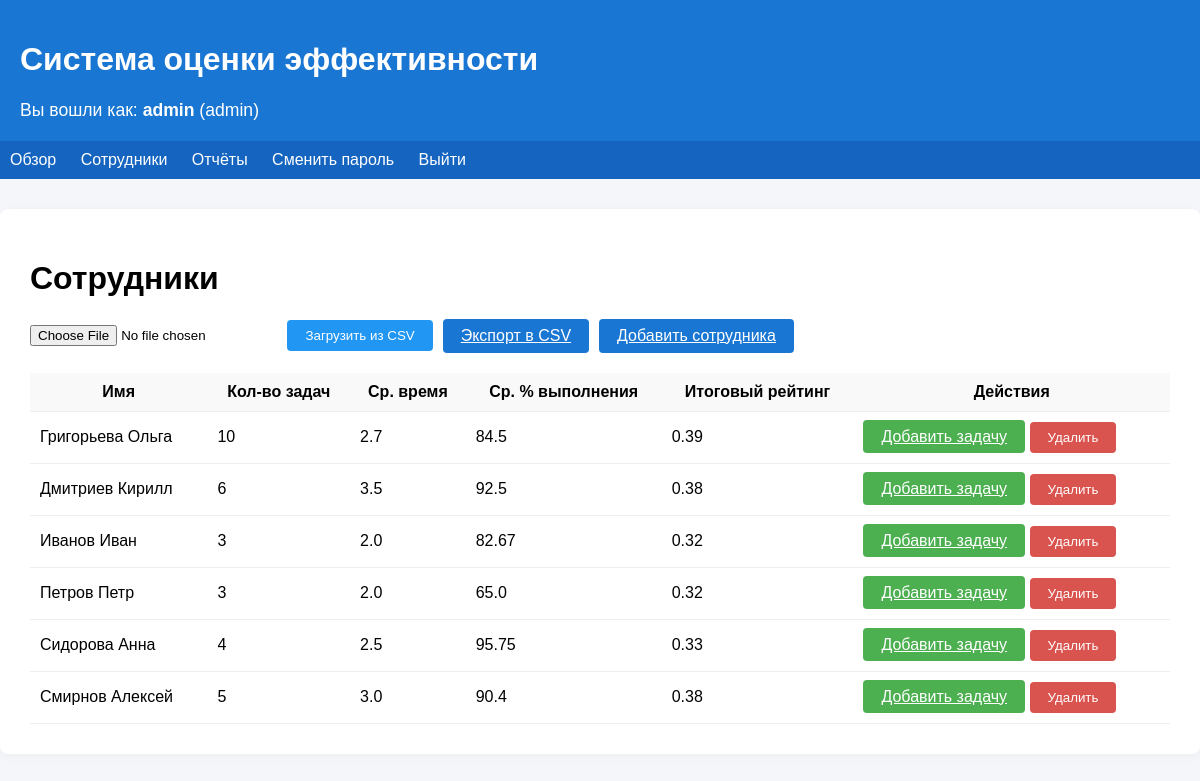
/auth/employees (signed in), run on an earlier commit of the app's database.
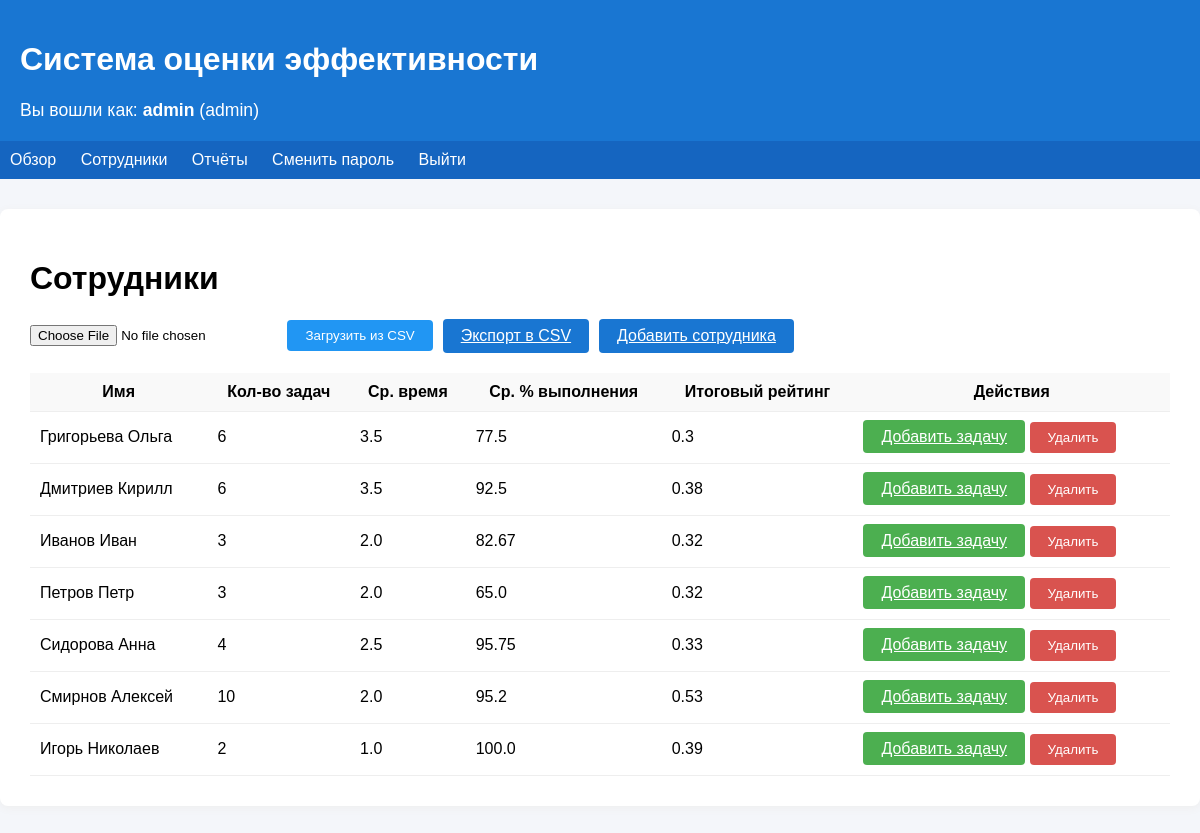
And on a later commit of the database.
### app/models.py (models this page shows)
class Employee(db.Model):
    __tablename__ = 'employees'
    id = db.Column(db.Integer, primary_key=True)
    name = db.Column(db.String(100))
    position = db.Column(db.String(100))
    department = db.Column(db.String(100))
    rating = db.Column(db.Float)
    tasks = db.relationship('Task', back_populates='employee', cascade='all, delete-orphan')
    def tasks_count(self):
        return len(self.tasks)
    def avg_time(self):
        if not self.tasks:
            return 0
        return sum(t.time for t in self.tasks) / len(self.tasks)
    def avg_correctness(self):
        if not self.tasks:
            return 0
        return sum(t.correctness for t in self.tasks) / len(self.tasks)
    def score(self):
        n = self.tasks_count()
        if n >= 10:
            w1 = 0.5
        elif 5 <= n <= 9:
            w1 = 0.3
        else:
            w1 = 0.2
        avg_time = self.avg_time()
        if avg_time <= 2:
            w2 = 0.5
        elif 2 < avg_time <= 5:
            w2 = 0.3
        else:
            w2 = 0.2
        avg_corr = self.avg_correctness()
        if 85 <= avg_corr <= 100:
            w3 = 0.6
        elif 50 <= avg_corr < 85:
            w3 = 0.3
        else:
            w3 = 0.1
        return round(w1 * 0.45 + w2 * 0.3 + w3 * 0.25, 2)

class Task(db.Model):
    __tablename__ = 'tasks'
    id = db.Column(db.Integer, primary_key=True)
    employee_id = db.Column(db.Integer, db.ForeignKey('employees.id'))
    time = db.Column(db.Float)
    correctness = db.Column(db.Float)
    employee = db.relationship('Employee', back_populates='tasks')

### app/auth.py (the view)
@bp.route('/employees', methods=['GET'])
@login_required
def list_employees():
    employees = Employee.query.all()
    delete_form = DeleteEmployeeForm()
    return render_template('employees.html', employees=employees, delete_form=delete_form)

### app/forms.py
class DeleteEmployeeForm(FlaskForm):
    submit = SubmitField('Удалить')

### app/templates/employees.html (shortened to what this page needs)
{% extends 'base.html' %}
{% block content %}
  <h1>Сотрудники</h1>
  <div style="display: flex; gap: 10px; align-items: center; margin-bottom: 20px;">
    {% if current_user.role == 'admin' %}
      <form method="post" enctype="multipart/form-data" action="{{ url_for('views.upload_data') }}" style="margin: 0;">
          <input type="file" name="file" accept=".csv" required>
          <button type="submit" class="btn" style="background:#2196F3;">Загрузить из CSV</button>
      </form>
    {% endif %}
    {% if current_user.role in ['admin', 'manager'] %}
      <a href="{{ url_for('views.export_csv') }}" class="btn">Экспорт в CSV</a>
    {% endif %}
    {% if current_user.role == 'admin' %}
      <a href="{{ url_for('auth.add_employee') }}" class="btn">Добавить сотрудника</a>
    {% endif %}
  </div>
  <table>
    <thead>
      <tr>
        <th>Имя</th>
        <th>Кол-во задач</th>
        <th>Ср. время</th>
        <th>Ср. % выполнения</th>
        <th>Итоговый рейтинг</th>
        <th>Действия</th>
      </tr>
    </thead>
    <tbody>
      {% for emp in employees %}
      <tr>
        <td>{{ emp.name }}</td>
        <td>{{ emp.tasks_count() }}</td>
        <td>{{ emp.avg_time()|round(2) }}</td>
        <td>{{ emp.avg_correctness()|round(2) }}</td>
        <td>{{ emp.score() }}</td>
        <td>
          {% if (current_user.role == 'worker' and current_user.username == emp.name)
                or current_user.role in ['admin', 'manager'] %}
            <a href="{{ url_for('auth.add_task', emp_id=emp.id) }}" class="btn" style="background:#4CAF50;">Добавить задачу</a>
          {% endif %}
          {% if current_user.role == 'admin' %}
            <form method="post" action="{{ url_for('auth.delete_employee', emp_id=emp.id) }}" style="display:inline;" onsubmit="return confirm('Удалить сотрудника {{ emp.name }}?');">
              <button type="submit" class="btn" style="background:#d9534f;">Удалить</button>
            </form>
          {% endif %}
        </td>
      </tr>
      {% endfor %}
    </tbody>
  </table>
{% endblock %}

What changed in the data, as far as the page shows it:
computed for Employee "Григорьева Ольга": tasks_count "10" → "6"; avg_time "2.7" → "3.5"; avg_correctness "84.5" → "77.5"; score "0.39" → "0.3"
changed through a linked row, Employee "Смирнов Алексей": tasks_count "5" → "10"; avg_time "3.0" → "2.0"; avg_correctness "90.4" → "95.2"; score "0.38" → "0.53"
added Employee: name "Игорь Николаев", tasks_count "2", avg_time "1.0", avg_correctness "100.0", score "0.39"
